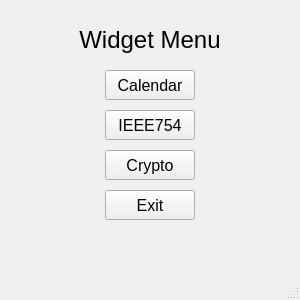
<?xml version="1.0" encoding="UTF-8"?>
<ui version="4.0">
 <class>MainWindow</class>
 <widget class="QMainWindow" name="MainWindow">
  <property name="geometry">
   <rect>
    <x>0</x>
    <y>0</y>
    <width>300</width>
    <height>300</height>
   </rect>
  </property>
  <property name="windowTitle">
   <string>MainWindow</string>
  </property>
  <widget class="QWidget" name="centralwidget">
   <widget class="QPushButton" name="pushButton">
    <property name="geometry">
     <rect>
      <x>105</x>
      <y>70</y>
      <width>90</width>
      <height>30</height>
     </rect>
    </property>
    <property name="font">
     <font>
      <pointsize>12</pointsize>
     </font>
    </property>
    <property name="text">
     <string>Calendar</string>
    </property>
   </widget>
   <widget class="QPushButton" name="pushButton_2">
    <property name="geometry">
     <rect>
      <x>105</x>
      <y>110</y>
      <width>90</width>
      <height>30</height>
     </rect>
    </property>
    <property name="font">
     <font>
      <pointsize>12</pointsize>
     </font>
    </property>
    <property name="text">
     <string>IEEE754</string>
    </property>
   </widget>
   <widget class="QPushButton" name="pushButton_3">
    <property name="geometry">
     <rect>
      <x>105</x>
      <y>150</y>
      <width>90</width>
      <height>30</height>
     </rect>
    </property>
    <property name="font">
     <font>
      <pointsize>12</pointsize>
     </font>
    </property>
    <property name="text">
     <string>Crypto</string>
    </property>
   </widget>
   <widget class="QPushButton" name="pushButton_4">
    <property name="geometry">
     <rect>
      <x>105</x>
      <y>190</y>
      <width>90</width>
      <height>30</height>
     </rect>
    </property>
    <property name="font">
     <font>
      <pointsize>12</pointsize>
     </font>
    </property>
    <property name="text">
     <string>Exit</string>
    </property>
   </widget>
   <widget class="QLabel" name="label">
    <property name="geometry">
     <rect>
      <x>55</x>
      <y>20</y>
      <width>190</width>
      <height>40</height>
     </rect>
    </property>
    <property name="font">
     <font>
      <pointsize>18</pointsize>
     </font>
    </property>
    <property name="text">
     <string>Widget Menu</string>
    </property>
    <property name="alignment">
     <set>Qt::AlignCenter</set>
    </property>
   </widget>
  </widget>
  <widget class="QMenuBar" name="menubar">
   <property name="geometry">
    <rect>
     <x>0</x>
     <y>0</y>
     <width>300</width>
     <height>17</height>
    </rect>
   </property>
  </widget>
  <widget class="QStatusBar" name="statusbar"/>
 </widget>
 <resources/>
 <connections>
  <connection>
   <sender>pushButton_4</sender>
   <signal>clicked()</signal>
   <receiver>MainWindow</receiver>
   <slot>close()</slot>
   <hints>
    <hint type="sourcelabel">
     <x>149</x>
     <y>195</y>
    </hint>
    <hint type="destinationlabel">
     <x>149</x>
     <y>149</y>
    </hint>
   </hints>
  </connection>
 </connections>
</ui>
